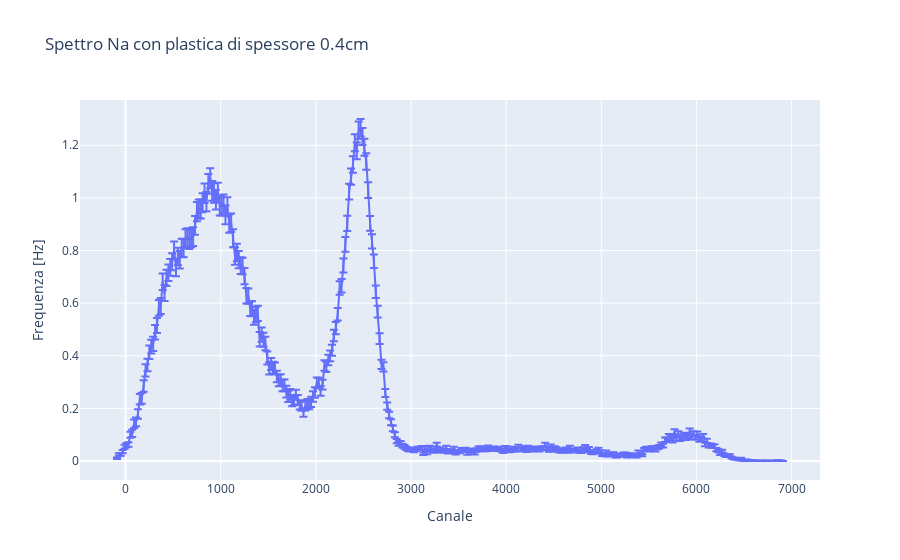

The code cell stored with this chart in its notebook:
### Code cell
'''

    plastica DI SPESSORE 1cm

'''

segnale_1cm = pd.read_csv('1.0cm.csv', sep=';', engine='python')
channel_1 = np.array(segnale_0cm['Channel'])
counts_1 = np.array(segnale_1cm['Counts'])

# calculating frequency and removing background noise
frequency_1_raw = frequency_converter(counts_1, time_signal=1200)
background_1, err_background_1, max_back, min_back= multi_SNIP_algorithm(frequency_1_raw[0], channel_1, iterations=18, delta_n=4)

frequency_1 = (frequency_1_raw[0] - background_1, np.sqrt(frequency_1_raw[1]**2+err_background_1**2))
freq_max = (frequency_1_raw[0] - max_back, np.sqrt(frequency_1_raw[1]**2+err_background_1**2))
freq_min = (frequency_1_raw[0] - min_back, np.sqrt(frequency_1_raw[1]**2+err_background_1**2))

# plot
fig = px.line(x=channel_1, y=frequency_1_raw[0], error_y=frequency_1[1], title='Spettro Na con plastica di spessore 0.4cm', labels={'x':'Canale', 'y':'Frequenza [Hz]'})
fig.show()

# fit
ls = LeastSquares(channel_1, frequency_1[0], frequency_1[1], func2)
m = Minuit(ls, A=470, mu=2400, sigma=200, A2=10, mu2=2000, sigma2=200)
ls.mask = (channel_1 > 1800) & (channel_1 < 3000)
m.migrad()
m.hesse()
display(m)

xaxis = np.linspace(1800, 3000, 3000)
yaxis = func2(xaxis, *m.values)
plt.errorbar(channel_1, frequency_1[0], frequency_1[1], fmt='.', color='green', label='Data', alpha=0.3)
plt.plot(xaxis, yaxis, color='red', label='Fit')
plt.xlabel('Channel')
plt.ylabel('Frequency')
plt.legend()
plt.title('Fit spettro Na')
plt.grid()

freq_integral = []
channel_integral = []
integral_extremes = [12000, 15600]
for i in range(len(channel_1)):
    if channel_1[i] > integral_extremes[0] and channel_1[i] < integral_extremes[1]:
        freq_integral.append(frequency_1[0][i])
        channel_integral.append(channel_1[i])
        
Area=m.values['A']+m.values['A2']
err_Area=np.sqrt(m.errors['A']**2+m.errors['A2']**2)
print(f'Area picco con integrale trapezoidale: {np.trapz(freq_integral, channel_integral):.2f}')
print(f'Area picco con integrale fit: {Area:.2f} ± {err_Area:.2f}')

intensità_511KeV.append(m.values['A']+m.values['A2'])
err_intensità_511KeV.append(np.sqrt(m.errors['A']**2+m.errors['A2']**2))

#sistematici
ls = LeastSquares(channel_1, freq_max[0], freq_max[1], func2)
m = Minuit(ls, A=470, mu=2400, sigma=200, A2=10, mu2=2000, sigma2=200)
ls.mask = (channel_1 > 1800) & (channel_1 < 3000)
m.limits['A2']= (0, 1000)
m.migrad()
m.hesse()
display(m)
sist1 = m.values['A']+m.values['A2']

ls = LeastSquares(channel_1, freq_min[0], freq_min[1], func2)
m = Minuit(ls, A=450, mu=2500, sigma=160, A2=10, mu2=2100, sigma2=200)
ls.mask = (channel_1 > 1800) & (channel_1 < 3000)
m.limits['A2']= (0, 1000)
m.migrad()
m.hesse()
display(m)
sist2 = m.values['A']+m.values['A2']

err_sist = np.abs(sist1 - sist2)/2

err_sistematico_511KeV.append(err_sist)

### Figure 1 — Plotly figure (JSON) as saved in the notebook; plotly's stock layout.template omitted (floating-point values rounded to 4 significant figures; data arrays with more than 128 entries replaced by an {"elided": "..."} marker saying what was removed)
{"data": [{"error_y": {"array": {"elided": "351 float values"}}, "hovertemplate": "Canale=%{x}<br>Frequenza [Hz]=%{y}<extra></extra>", "legendgroup": "", "line": {"color": "#636efa", "dash": "solid"}, "marker": {"symbol": "circle"}, "mode": "lines", "name": "", "orientation": "v", "showlegend": false, "type": "scatter", "x": {"elided": "351 int values"}, "xaxis": "x", "y": {"elided": "351 float values"}, "yaxis": "y"}], "layout": {"legend": {"tracegroupgap": 0}, "title": {"text": "Spettro Na con plastica di spessore 0.4cm"}, "xaxis": {"anchor": "y", "domain": [0, 1], "title": {"text": "Canale"}}, "yaxis": {"anchor": "x", "domain": [0, 1], "title": {"text": "Frequenza [Hz]"}}}}
